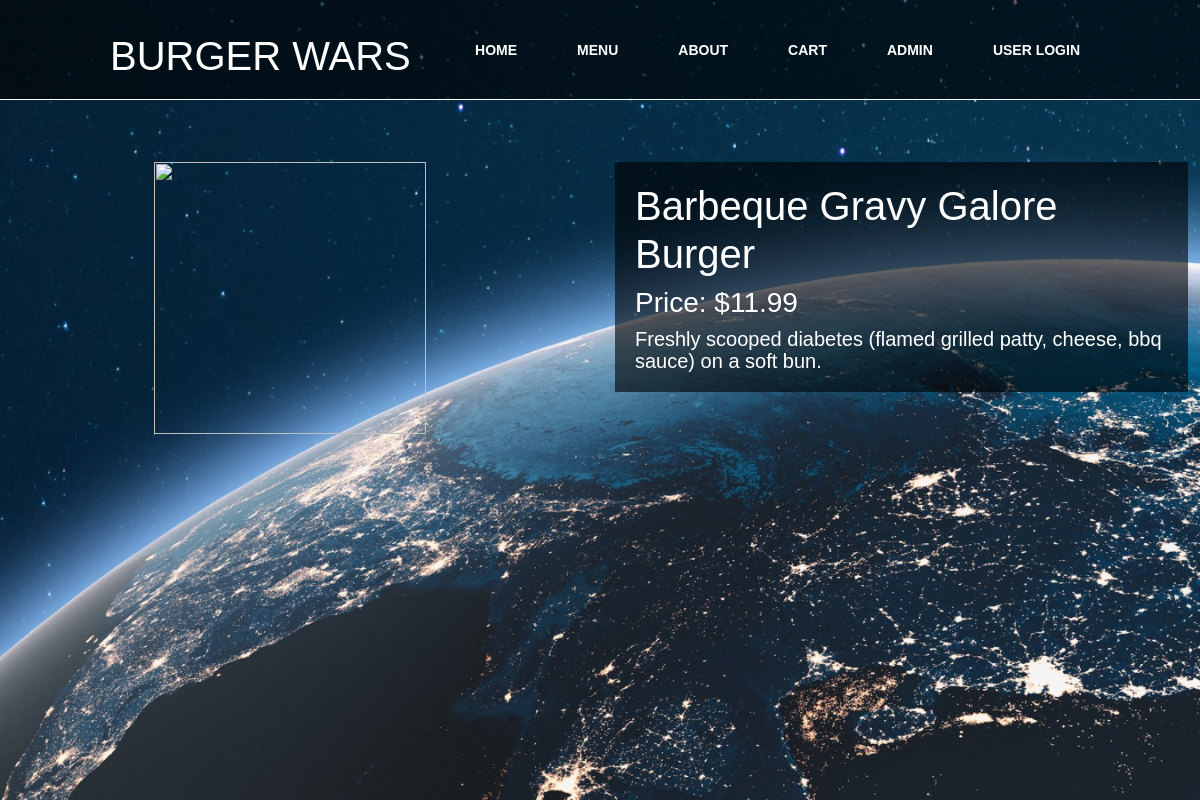
Page /itemdetails/3 on the earlier database version.
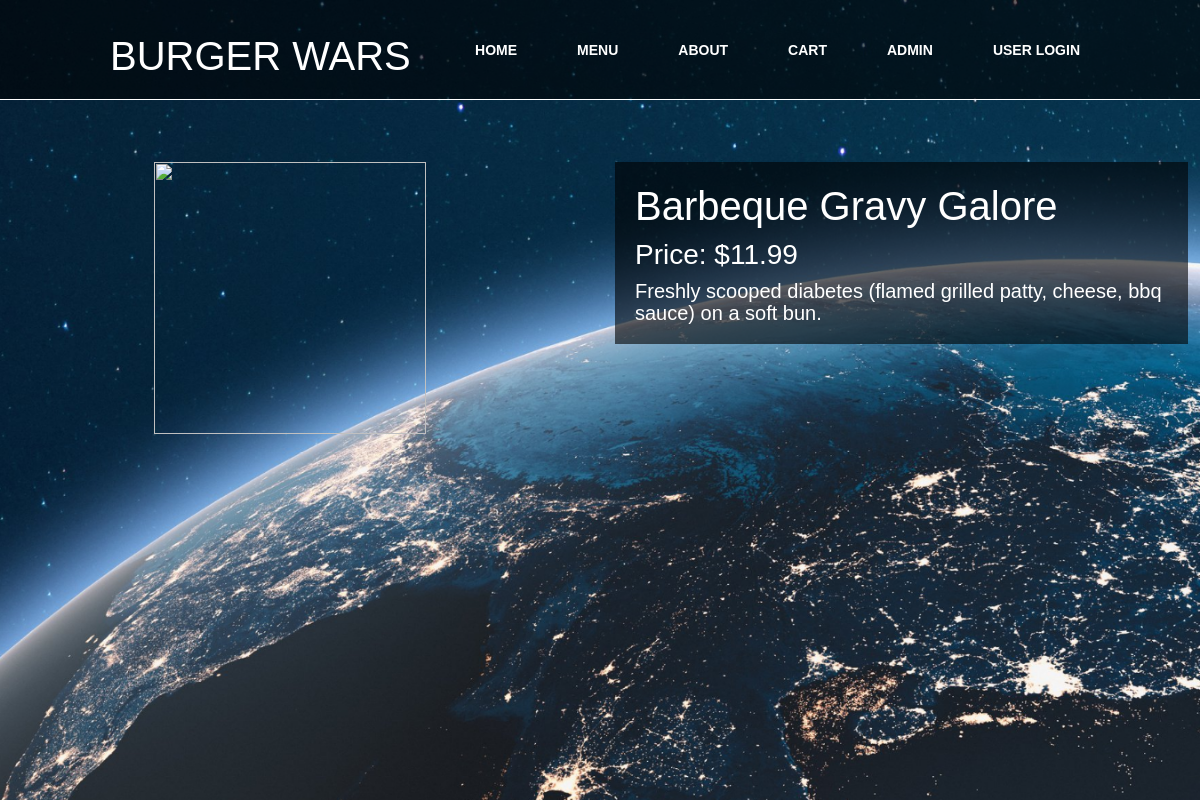
Same page on the later database version.
### burgerwars/models.py (models this page shows, shortened)
class Product(models.Model):
    product_name = models.CharField(max_length=50)
    product_price = models.DecimalField(max_digits=10, decimal_places=2)
    product_description = models.TextField()
    product_image = models.ImageField(max_length=200)
    product_type = models.CharField(max_length=6)
    product_toppings = models.ManyToManyField(Topping)

### burgerwars/views.py (the view)
# urls.py: path('itemdetails/<int:pk>', views.itemdetails.as_view(), name='itemdetails'),
class itemdetails(generic.DetailView):
    model = Product

### burgerwars/templates/burgerwars/product_detail.html (shortened to what this page needs)
<!DOCTYPE html>
{% load static %}
<html lang="en">
<head>
    <link rel="stylesheet" href="https://cdn.jsdelivr.net/npm/bootstrap@4.5.3/dist/css/bootstrap.min.css">
    <link rel="stylesheet" href="../../static/css/style1.css" type="text/css">
</head>
<body>
<nav class="about">
    <div class="logoa"><h1>Burger Wars </h1></div>
    <ul>
        <li><a href="{% url 'burgerwars:home' %}">Home</a></li>
        <li><a href="{% url 'burgerwars:bwmenucat' %}">Menu</a></li>
        <li><a href="{% url 'burgerwars:about' %}">About</a></li>
        <li><a href="#">Cart</a></li>
        <li><a href="/admin">Admin</a></li>
        <li><a href="#">User Login</a></li>
    </ul>
</nav>
<section class="fixed">
    <div class="row about-content" style="padding-top: 150px;">
        <div class="col-md-6 padding-left" style="max-height: 100%;">
            <img class="placeholder-image" src="burgerwars/media/">
        </div>
        <div class="col-md-6">
            <div class="about-text">
                <h1 class="white-text">{{ product.product_name }}</h1>
                <h3 class="white-text">Price: ${{ product.product_price }}</h3>
                <p class="content-text">
                    {{ product.product_description }}
                </p>
            </div>
        </div>
    </div>
</section>
</body>
</html>

### burgerwars/static/css/style1.css (style rules this page uses)
body { margin: 0; padding: 0; font-family: Arial; line-height: 1px; }
nav { position: fixed; top:0; left:0; width:100%; height: 100px; padding: 10px 90px; box-sizing: border-box; background: rgba(0,0,0,0.6); border-bottom: 1px solid #fff; }
nav .logoa { padding: 22px 20px; height: 80px; float: left; font-size:24px; font-weight: bold; text-transform: uppercase; color:#fff; }
nav ul { list-style: none; float: right; margin: 0; padding: 0; display: flex; }
nav ul li a { line-height: 80px; color:#fff; padding: 12px 30px; text-decoration: none; font-size: 14px; font-weight: bold; text-transform: uppercase; }
section { width:100%; height: 100vh; background: url(backhomepage.png); background-size: cover; background-position: center; margin: 0 auto; padding: 1%; text-align: center; }
.white-text { color: #ffffff; }
.content-text { display: block; color: #ffffff; line-height: 22px; margin: 0; font-size: 20px; }
.about-content { text-align: left; }
.padding-left { padding-left: 10%; padding-right: 10%; }
.about-text { background-color: rgba(0, 0, 0, 0.6); padding: 20px; }
.placeholder-image { text-align: center; margin-left: 10%; margin-right: 10%; width: 272px; height: 272px; }
section.fixed { background-attachment: fixed; }

Differences in the rows shown:
changed Product: product_name "Barbeque Gravy Galore Burger" → "Barbeque Gravy Galore"
